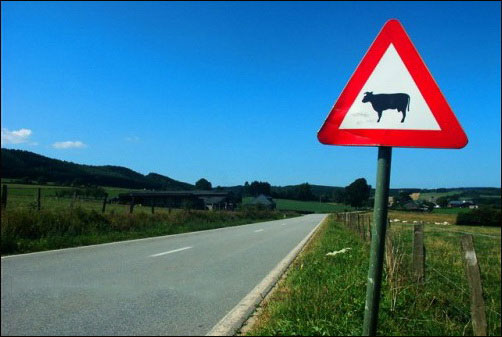
#> input picture JungHyeok/sign3.jpg, 502 x 337 px
$ python '8.12 엣지만 테스트.py'
#> lines starting #> are read from the running program, lines starting #| are printed output that depends on the picture; after the words box and inside, x2 and y2 are one past the last pixel; in counts of white or black regions, pixels touching at a corner belong together
import cv2
import numpy as np


img = cv2.imread('sign3.jpg', cv2.IMREAD_COLOR)
#> img is the input picture: shape (337, 502, 3); mean B, G, R 139.2, 113.6, 63.6
gray = cv2.cvtColor(img, cv2.COLOR_BGR2GRAY)
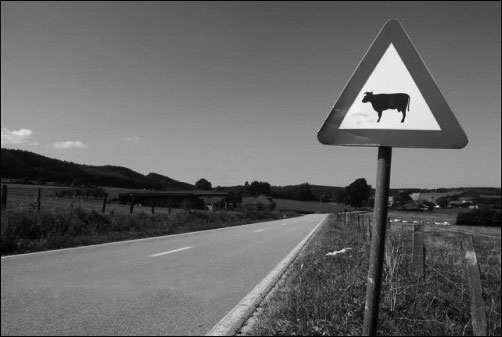
#> gray: shape (337, 502); min 1, max 253, mean 101.5
edges = cv2.Canny(gray,40,140)
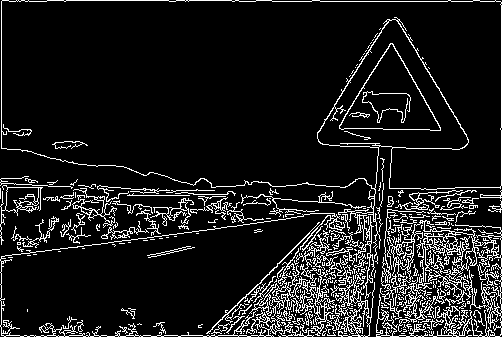
#> edges: shape (337, 502); 10.9% white in thin lines or dots
edges2 = cv2.Canny(gray,60,140)
#> edges2: shape (337, 502); 9.7% white in thin lines or dots
edges3 = cv2.Canny(gray,70,140)
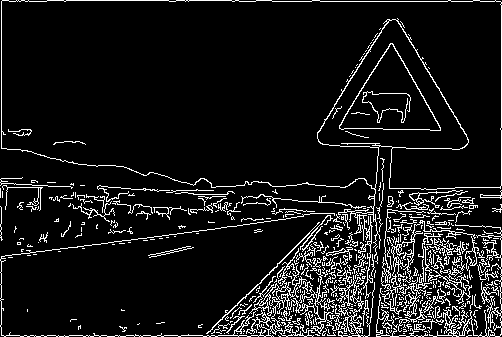
#> edges3: shape (337, 502); 9.2% white in thin lines or dots
edges4 = cv2.Canny(gray,300,350)
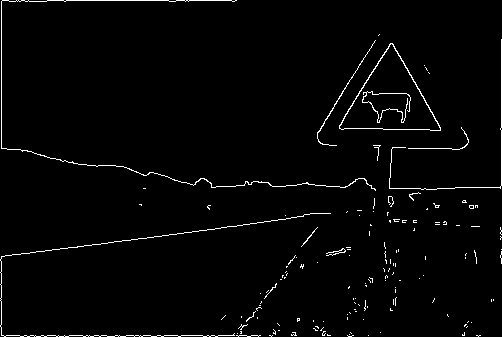
#> edges4: shape (337, 502); 2% white in thin lines or dots
edges5 = cv2.Canny(gray,50,300)
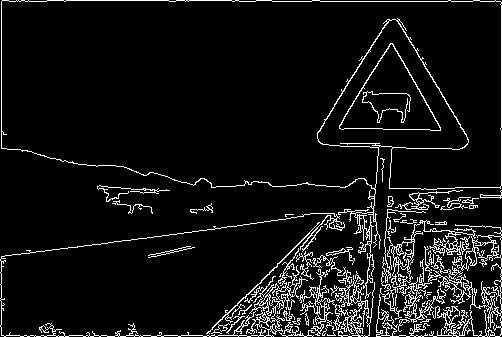
#> edges5: shape (337, 502); 7.4% white in thin lines or dots
edges6 = cv2.Canny(gray,50,250)
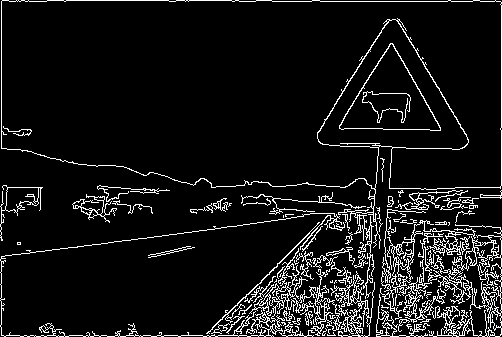
#> edges6: shape (337, 502); 8.4% white in thin lines or dots
while(1):

    cv2.imshow('original', img)
    cv2.imshow('gray',gray)

    lines = cv2.HoughLinesP(edges, 1, np.pi / 180, 10, None, 100, 10)
#> lines = 79 rows, first 6: [1, 335, 500, 335], [290, 251, 501, 324], [326, 216, 434, 203], [316, 228, 501, 307], [305, 237, 501, 316], [255, 286, 378, 308]

    if lines is not None:
        for line in lines[0]:
            pt1 = (line[0], line[1])
            pt2 = (line[2], line[3])

            cv2.line(img, pt1, pt2, (0, 0, 255), 3)
#> this loop made 1 pass
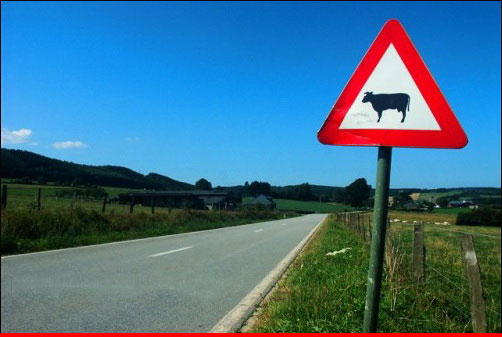
#> img: shape (337, 502, 3); 1.19% of pixels changed, all inside (x1, y1, x2, y2) = (0, 333, 502, 337)


    cv2.imshow('original', img)
    cv2.imshow('gray',gray)
    cv2.imshow('Edges',edges)
    cv2.imshow('Edges2',edges2)
    cv2.imshow('Edges3',edges3)
    cv2.imshow('Edges4',edges4)
    cv2.imshow('Edges5',edges5)
    cv2.imshow('Edges6',edges6)
    cv2.waitKey(0)


cv2.destroyAllWindows()

$ run again, with JungHyeok/sign2.jpg copied over JungHyeok/sign3.jpg
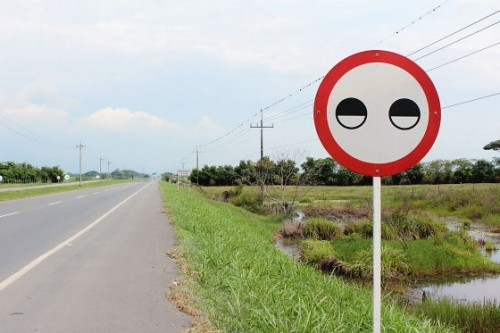
#> input picture JungHyeok/sign2.jpg, 500 x 333 px
#> img is the input picture: shape (333, 500, 3); mean B, G, R 161.7, 177, 175.8
#> `edges = cv2.Canny(gray,40,140)`:
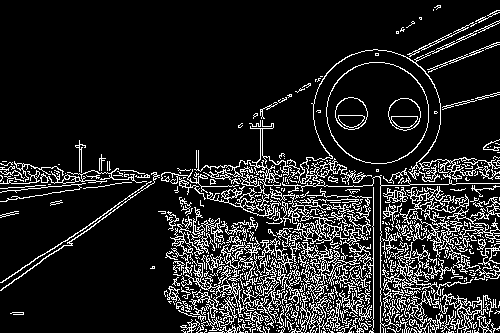
#> edges: shape (333, 500); 13.4% white in thin lines or dots
#> edges2: shape (333, 500); 12.6% white in thin lines or dots
#> edges3: shape (333, 500); 12% white in thin lines or dots
#> edges4: shape (333, 500); 1.8% white in thin lines or dots
#> edges5: shape (333, 500); 9.3% white in thin lines or dots
#> edges6: shape (333, 500); 10.7% white in thin lines or dots
#> lines = 101 rows, first 6: [176, 278, 485, 332], [169, 251, 441, 275], [373, 243, 486, 277], [223, 192, 429, 255], [268, 232, 493, 240], [153, 178, 355, 171]
#> the loop `for line in lines[0]:` made 1 pass
#> after the loop `for line in lines[0]:`:
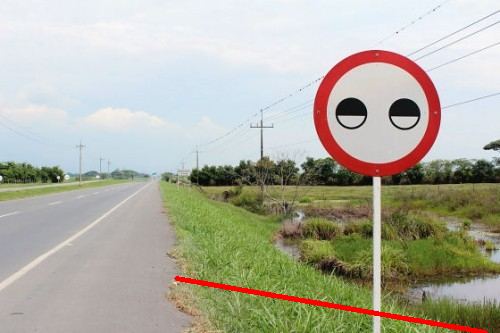
#> img: shape (333, 500, 3); 0.92% of pixels changed, all inside (x1, y1, x2, y2) = (174, 276, 488, 333)

$ run again, with JungHyeok/sign30.jpg copied over JungHyeok/sign3.jpg
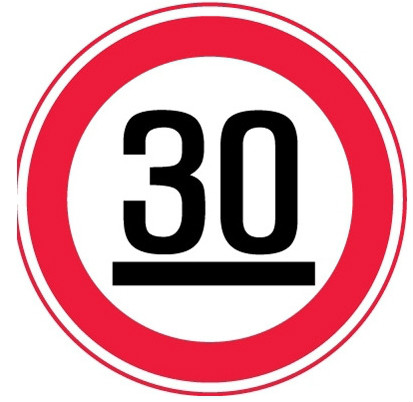
#> input picture JungHyeok/sign30.jpg, 413 x 402 px
#> img is the input picture: shape (402, 413, 3); mean B, G, R 171.8, 163.2, 219.4
#> edges: shape (402, 413); 4.3% white in thin lines or dots
#> edges2: shape (402, 413); 4.3% white in thin lines or dots
#> edges4: shape (402, 413); 4.2% white in thin lines or dots
#> lines = [[114, 261, 314, 261], [112, 285, 324, 285]]
#> the loop `for line in lines[0]:` made 1 pass
#> after the loop `for line in lines[0]:`:
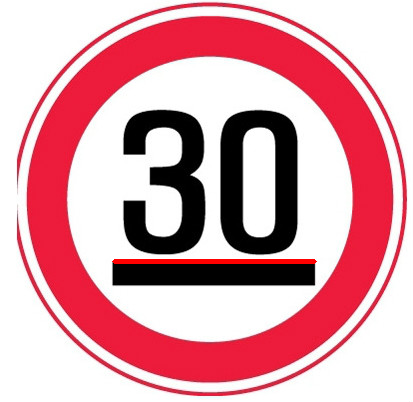
#> img: shape (402, 413, 3); 0.61% of pixels changed, all inside (x1, y1, x2, y2) = (112, 259, 317, 264)
